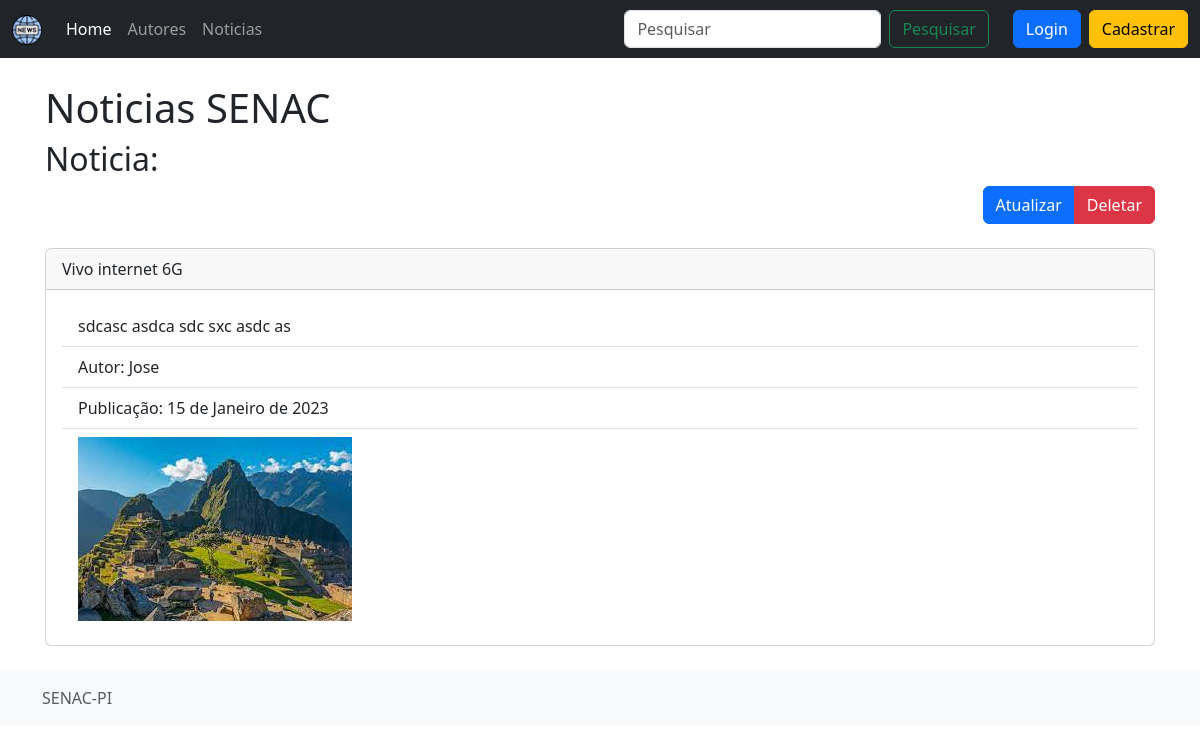
The page /noticias/noticia/1 on the database its author committed.
### noticias/models.py (models this page shows, shortened)
class Noticia(models.Model):
    titulo = models.CharField("Titulo", max_length=100)
    conteudo = models.TextField("Conteudo")
    data_pub = models.DateField("Data de publicação")
    img = models.ImageField("Imagem", upload_to='imagens', null=True, blank=True)
    autor = models.ForeignKey(Autor, on_delete=models.CASCADE, related_name='noticias', verbose_name="Autor")
    class Meta:
        verbose_name_plural = "Noticias"

class Autor(models.Model):
    nome = models.CharField("Nome", max_length=250, blank=True)
    email = models.EmailField("Email", blank=True)
    cpf = models.CharField("CPF", max_length=15, blank=True)
    data_nascimento = models.DateField("Data de nascimento", null=True, blank=True)
    user = models.OneToOneField(User, on_delete=models.CASCADE)
    def __str__(self):
        return "{}".format(self.nome)
    class Meta:
        verbose_name_plural = "Autores"

### noticias/views.py (the view)
# urls.py: path('noticia/<int:pk>', detalhar_noticia, name='detalhar_noticia'),
def detalhar_noticia(request, pk):
    noticia = Noticia.objects.get(pk=pk)
    context = {"noticia": noticia}
    return render(request, "noticia/detalhar.html", context)

### noticias/templates/noticia/detalhar.html (shortened to what this page needs)
{% extends 'index.html' %}
{% block content %}
<h1>Noticias SENAC</h1>
<h2>Noticia:</h2>
<div class="d-flex justify-content-end">
    <div class="btn-group">
        <a href="{% url 'atualizar_noticia' noticia.pk %}" class="btn btn-primary">Atualizar</a>
        <a href="{% url 'deletar_noticia' noticia.pk %}" class="btn btn-danger">Deletar</a>
    </div>
</div>
<div class="card mt-4">
    <div class="card-header">
        {{ noticia.titulo }}
    </div>
    <div class="card-body">
        <ul class="list-group list-group-flush">
            <li class="list-group-item">{{ noticia.conteudo }}</li>
            <li class="list-group-item">Autor: {{ noticia.autor }}</li>
            <li class="list-group-item">Publicação: {{ noticia.data_pub }}</li>
            <li class="list-group-item">
                {% if noticia.img  %}
                <img src="{{ noticia.img.url }}" />
                {% else %}
                Sem imagem.
                {% endif%}
            </li>
          </ul>
    </div>
</div>
{% endblock content %}

### rows shown on the page
Noticia: titulo "Vivo internet 6G", conteudo "sdcasc asdca sdc sxc asdc as", autor "Jose", data_pub "15 de Janeiro de 2023", img (picture)
